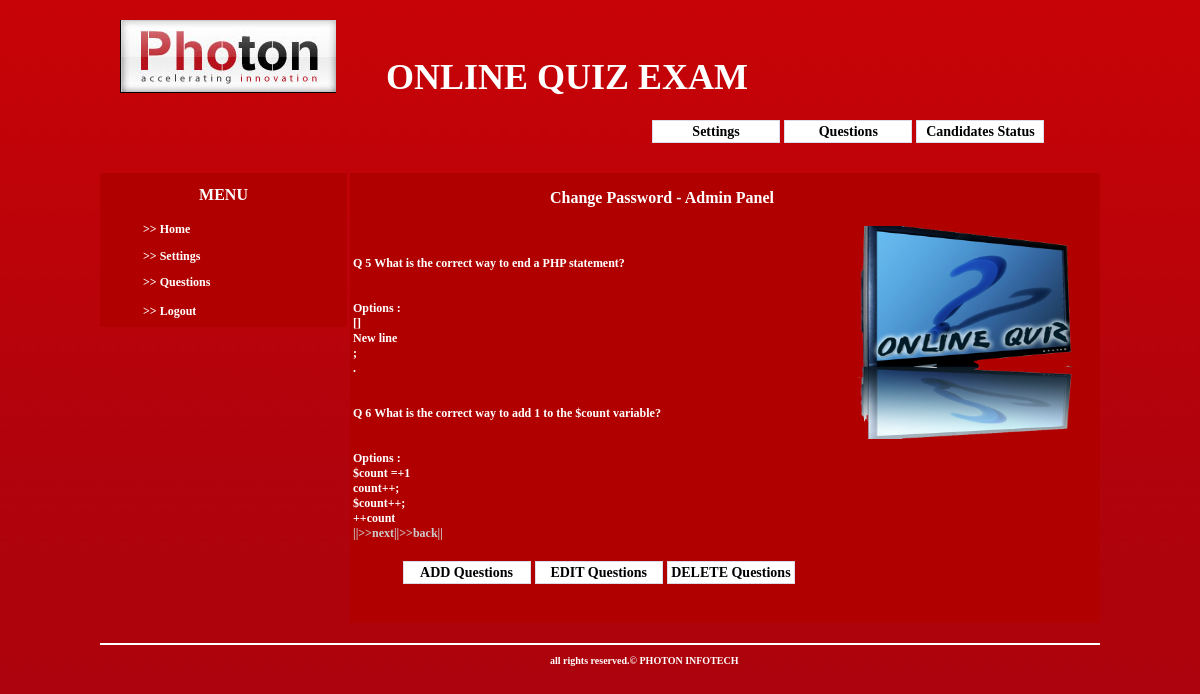
The page /admin/questions.php?pag=2 (signed in) on the database its author committed.
### tables this page shows
CREATE TABLE IF NOT EXISTS `quiz_questions` (
  `qid` int(11) NOT NULL AUTO_INCREMENT,
  `question` varchar(200) NOT NULL,
  `option1` varchar(50) NOT NULL,
  `option2` varchar(50) NOT NULL,
  `option3` varchar(50) NOT NULL,
  `option4` varchar(50) NOT NULL,
  PRIMARY KEY (`qid`)
);

### admin/questions.php (the view, shortened to what this page needs)
<?php
 if(isset($_SESSION['name']))
{
 ?>
<html>
<head>
<link rel="stylesheet" href="../css/quiz.css">
</head>
<body>
<div class="main">
		<div class="header">
			<div class="logo">
			</div>
			<div class="title">
			  <p style="text-indent:50px;">ONLINE QUIZ EXAM </p>
		    </div>
		</div>
		<div id="nav-menu">
			<ul>
				<li><a href="changepassword.php">Settings</a></li>
				<li><a href="questions.php?pag=0">Questions</a></li>
				<li><a href="status.php">Candidates Status</a></li>
			</ul>
		</div>
		<div class="content">
		  <div class="side_menu">
				<table class="table" width="247" height="154" >
					<tr>
					  <td height="39" colspan="2" style="font-size:16px; text-align:center">MENU</td>
					</tr>
					<tr>
					  <td height="27" align="left" style="text-indent:40px;">&gt;&gt; <a href="index.php" target="_self" class="style1">Home</a> </td>
				  </tr>
					<tr>
					  <td align="left" style="text-indent:40px;">&gt;&gt; <a href="changepassword.php" target="_self" class="style1">Settings</a> </td>
					</tr>
					<tr>
					  <td height="27" align="left" style="text-indent:40px;">&gt;&gt; <a href="questions.php?pag=0" target="_self" class="style1">Questions </a></td>
				  </tr>
					<tr>
					  <td height="27" align="left" style="text-indent:40px;">&gt;&gt; <a href="logout.php" target="_self" class="style1">Logout</a> </td>
					</tr>
			</table>
          </div>
		  <div class="questions">
			<p style=" font-family:'Trebuchet MS'; font-size:16px; text-indent:200px; font-weight:bold; color:#FFFFFF;">Change Password -  Admin Panel </p>
			<table width="735" height="388" border="0">
              <tr>
                <td width="494" align="left" valign="top"><p style="font-family:'Trebuchet MS'; font-size:14px; color:#FFFFFF;">
				<?php
				     $az="select count(*) from quiz_questions";
			   $ax=mysql_query($az);
			   $ac=mysql_fetch_array($ax);
			   $rec_limit=2;
			   $rec_count=$ac[0];
			  $pag = $_REQUEST['pag'];
				$rec_start = $rec_limit*$pag;
              $i="select * from quiz_questions limit $rec_start,$rec_limit";
			  $control1 = $rec_start+$rec_limit;
			  $control2 = $rec_start-$rec_limit;
      $j=mysql_query($i);
     while ($k=mysql_fetch_array($j))
	{
		echo "<div class='table'>Q ".$k['qid']." ".$k['question']."<br /></div>";
		echo "<div class='table'>Options "." :"."<br />".$k['option1']."<br />".$k['option2']."<br />".$k['option3']."<br />".$k['option4']."<br /></div>";
	}
	$bpag=$pag-1;
	$npag=$pag+1;
	if($control1 < $rec_count)
	{
		echo "<a href='questions.php?pag=$npag'  class='nebk'>||>>next|</a>";
	}
	if($control2 >= 0)
	{
		echo "<a href='questions.php?pag=$bpag' class='nebk'>|>>back||</a>";
	}
				?>
				<div id="nav-menu">
			<ul>
				<li><a href="addques.php">ADD Questions</a></li>
				<li><a href="editques.php?pag=0">EDIT Questions</a></li>
				<li><a href="deleteques.php?pag=0">DELETE Questions</a></li>
			</ul>
				</div>
				  </p>
                </td>
                <td width="225" align="left" valign="top"><img src="../images/online.png"   width="226" height="213" /></td>
              </tr>
            </table>
			<?php
						}
   else
 		echo "<script type='text/javascript'>window.location='../index.php'</script>";
 ?>
			</div>
		</div>
  <div class="footer">
		<hr color="#FFFFFF"  />
	<p class="bottom-text" style="text-indent:450px;">all rights reserved.&copy; PHOTON INFOTECH</p></div>
</div>
</body>
</html>

### css/quiz.css (style rules this page uses)
html,body { margin:0px; padding:0px; text-align: center; background-image:url('../images/bg.jpg'); background-repeat:repeat-x; }
.main { padding:0px; width:1000px; height:550px; margin: 0 auto; text-align: left; }
.header { margin:0px; float:left; width:1000px; height:100px; }
.logo { float:left; width:216px; margin-top:20px; margin-left:20px; height:100px; background-image:url('../images/logo.jpg'); background-repeat:no-repeat; }
.title { float:left; width:700px; height:70px; font-family:"Trebuchet MS"; margin-top:20px; font-size:36px; font-weight:bold; color:#FFFFFF; }
.content { margin:0px; float:left; width:1000px; height:500px; }
.side_menu { margin:0px; float:left; width:250px; height:200px; }
.questions { margin:0px; float:left; width:750px; height:450px; background-color:#B00000; margin-top:30px; }
.footer { margin:0px; clear:both; width:1000px; height:80px; }
.bottom-text { font-family:"Trebuchet MS"; font-size:10px; font-weight:bold; color:#FFFFFF; }
#nav-menu ul { list-style: none; padding: 0; margin: 0; }
#nav-menu li { float: left; margin: 0 0.15em; }
#nav-menu li a { background:#fff bottom left repeat-x; height: 1.5em; line-height: 1.5em; float: left; width: 9em; display: block; border: 0.1em solid #dcdce9; color:#000000; text-decoration:none; text-align: center; }
#nav-menu li a { float: none; }
#nav-menu { width:30em; float:right; margin-right:30px; margin-top:20px; font-family:"Trebuchet MS"; font-size:14px; font-weight:bold; }
.table { color:#FFFFFF; font-family:"Trebuchet MS"; font-size:12px; font-weight:bold; margin-top:30px; background-color:#B00000; }
.style1 { font-size: 12px; text-decoration: none; color: #FFFFFF; }

### admin/questions.php (style rules this page uses)
.nebk { font-size: 12px; color: #CCCCCC; text-decoration: none; font-family: "Trebuchet MS"; font-weight: bold; text-align: right; }

### rows shown on the page
quiz_questions: qid "5", question "What is the correct way to end a PHP statement?", option1 "[]", option2 "New line", option3 ";", option4 "."
quiz_questions: qid "6", question "What is the correct way to add 1 to the $count variable?", option1 "$count =+1", option2 "count++;", option3 "$count++;", option4 "++count"
